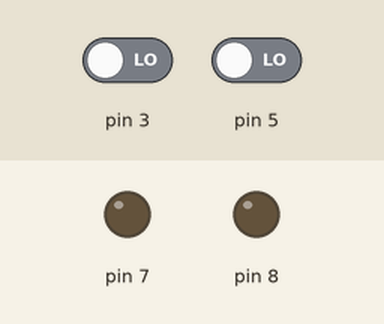
This sketch was run on a simulated Arduino Uno, built with avr-gcc and run on an emulated ATmega328P. Shown: output pins drawn as LEDs (lit = HIGH). The inputs (shaded band) are chosen by the test bench; at power-on: pin 3 LOW, pin 5 LOW.

Above: at 1.2 s.
1.3 s: pin 3 driven HIGH
At 2.2 s:
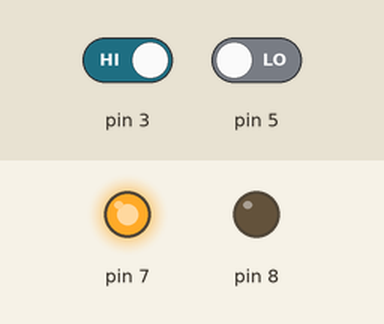
2.8 s: pin 5 driven HIGH
At 3.4 s:
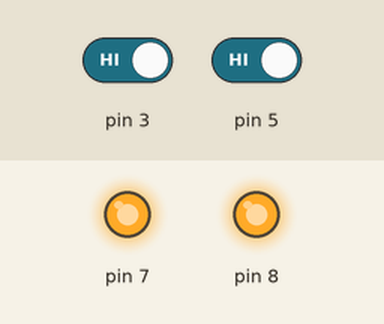
4.3 s: pin 3 driven LOW
At 5.5 s:
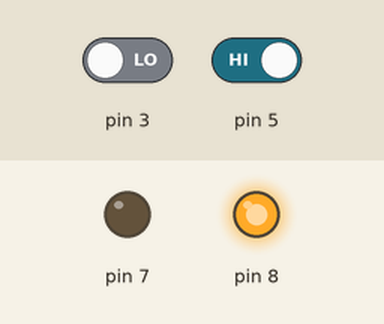
5.8 s: pin 5 driven LOW
At 6.8 s:
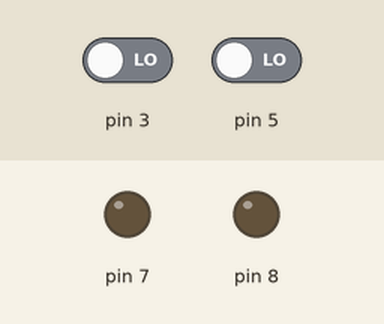
Timing chart, 0 to 8.3 s (numbered marks = the images above; inputs shaded):
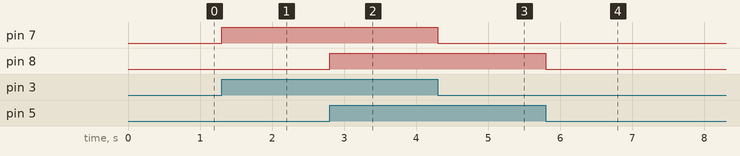

Measured:
- after the input at 1.3 s, pin 7: LOW → HIGH at once
- after the input at 2.8 s, pin 8: LOW → HIGH at once
- after the input at 4.3 s, pin 7: HIGH → LOW at once
- after the input at 5.8 s, pin 8: HIGH → LOW at once

The sketch:

butonledyakma.ino
```cpp
void setup() {
pinMode(3,INPUT);
pinMode(5,INPUT);
pinMode(7,OUTPUT);
pinMode(8,OUTPUT);
}

void loop() {
 if(digitalRead(3)==HIGH)
  digitalWrite(7,HIGH);
 else
  digitalWrite(7,LOW);
 if(digitalRead(5)==HIGH)
  digitalWrite(8,HIGH);
 else
  digitalWrite(8,LOW);
}
```
